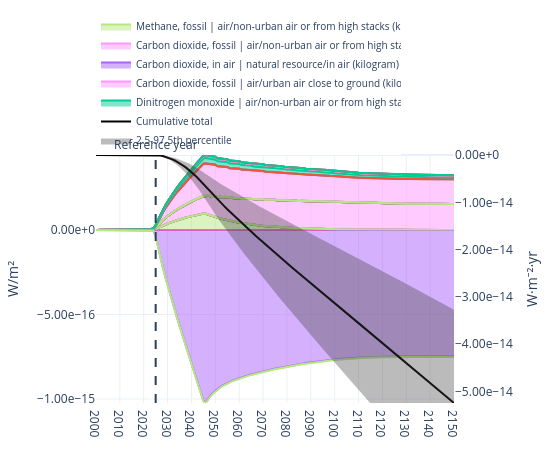

The notebook cell saved with this chart:
### Markdown cell above
### Plot radiative forcing and temperature

### Code cell
plot_rf(
    trails=trails,
    reference_year=ref_year,
    by="flow",
    year_range=(2000, 2150),
    year_tick=10,
)

### Figure 1 — Plotly figure (JSON) as saved in the notebook; plotly's stock layout.template omitted (floating-point values rounded to 4 significant figures; data arrays with more than 128 entries replaced by an {"elided": "..."} marker saying what was removed)
{"data": [{"hoverinfo": "skip", "legendgroup": "root::80", "meta": "Carbon dioxide, fossil |<br>air/lower<br>stratosphere + upper troposphere (kilogram)", "mode": "lines", "name": "Carbon dioxide, fossil | air/lower stratosphere + upper troposphere (kilogram)", "showlegend": false, "stackgroup": "positive", "type": "scatter", "x": {"elided": "151 int values"}, "y": {"elided": "151 float values"}}, {"hoverinfo": "skip", "legendgroup": "root::304", "meta": "Hexafluoroethane |<br>air/unspecified (kilogram)", "mode": "lines", "name": "Hexafluoroethane | air/unspecified (kilogram)", "showlegend": false, "stackgroup": "positive", "type": "scatter", "x": {"elided": "151 int values"}, "y": {"elided": "151 float values"}}, {"hoverinfo": "skip", "legendgroup": "root::334", "meta": "Trifluoromethane |<br>air/urban air close to<br>ground (kilogram)", "mode": "lines", "name": "Trifluoromethane | air/urban air close to ground (kilogram)", "showlegend": false, "stackgroup": "positive", "type": "scatter", "x": {"elided": "151 int values"}, "y": {"elided": "151 float values"}}, {"hoverinfo": "skip", "legendgroup": "root::344", "meta": "Bromomethane |<br>air/unspecified (kilogram)", "mode": "lines", "name": "Bromomethane | air/unspecified (kilogram)", "showlegend": false, "stackgroup": "positive", "type": "scatter", "x": {"elided": "151 int values"}, "y": {"elided": "151 float values"}}, {"hoverinfo": "skip", "legendgroup": "root::528", "meta": "Carbon dioxide, non-fossil |<br>air/urban air<br>close to ground (kilogram)", "mode": "lines", "name": "Carbon dioxide, non-fossil | air/urban air close to ground (kilogram)", "showlegend": false, "stackgroup": "positive", "type": "scatter", "x": {"elided": "151 int values"}, "y": {"elided": "151 float values"}}, {"hoverinfo": "skip", "legendgroup": "root::556", "meta": "1,1,2-Trichloro-1,2,2-trifluoroethane |<br>air/urban air close to ground (kilogram)", "mode": "lines", "name": "1,1,2-Trichloro-1,2,2-trifluoroethane | air/urban air close to ground (kilogram)", "showlegend": false, "stackgroup": "positive", "type": "scatter", "x": {"elided": "151 int values"}, "y": {"elided": "151 float values"}}, {"hoverinfo": "skip", "legendgroup": "root::564", "meta": "Sulfur hexafluoride |<br>air/urban air close to<br>ground (kilogram)", "mode": "lines", "name": "Sulfur hexafluoride | air/urban air close to ground (kilogram)", "showlegend": false, "stackgroup": "positive", "type": "scatter", "x": {"elided": "151 int values"}, "y": {"elided": "151 float values"}}, {"hovertemplate": "<b>%{meta}</b><br>Year: %{x}<br>W/m²: %{y:.6g}<extra></extra>", "legendgroup": "root::817", "meta": "Methane, fossil |<br>air/non-urban air or from<br>high stacks (kilogram)", "mode": "lines", "name": "Methane, fossil | air/non-urban air or from high stacks (kilogram)", "showlegend": true, "stackgroup": "positive", "type": "scatter", "x": {"elided": "151 int values"}, "y": {"elided": "151 float values"}}, {"hoverinfo": "skip", "legendgroup": "root::856", "meta": "1,1,1,2-Tetrafluoroethane |<br>air/unspecified<br>(kilogram)", "mode": "lines", "name": "1,1,1,2-Tetrafluoroethane | air/unspecified (kilogram)", "showlegend": false, "stackgroup": "positive", "type": "scatter", "x": {"elided": "151 int values"}, "y": {"elided": "151 float values"}}, {"hoverinfo": "skip", "legendgroup": "root::889", "meta": "Bromomethane |<br>air/urban air close to ground<br>(kilogram)", "mode": "lines", "name": "Bromomethane | air/urban air close to ground (kilogram)", "showlegend": false, "stackgroup": "positive", "type": "scatter", "x": {"elided": "151 int values"}, "y": {"elided": "151 float values"}}, {"hoverinfo": "skip", "legendgroup": "root::1121", "meta": "1,1,2-Trichloro-1,2,2-trifluoroethane |<br>air/non-urban air or from high stacks<br>(kilogram)", "mode": "lines", "name": "1,1,2-Trichloro-1,2,2-trifluoroethane | air/non-urban air or from high stacks (kilogram)", "showlegend": false, "stackgroup": "positive", "type": "scatter", "x": {"elided": "151 int values"}, "y": {"elided": "151 float values"}}, {"hoverinfo": "skip", "legendgroup": "root::1219", "meta": "Tetrafluoromethane |<br>air/unspecified<br>(kilogram)", "mode": "lines", "name": "Tetrafluoromethane | air/unspecified (kilogram)", "showlegend": false, "stackgroup": "positive", "type": "scatter", "x": {"elided": "151 int values"}, "y": {"elided": "151 float values"}}, {"hoverinfo": "skip", "legendgroup": "root::1323", "meta": "1,1-Difluoroethane |<br>air/non-urban air or<br>from high stacks (kilogram)", "mode": "lines", "name": "1,1-Difluoroethane | air/non-urban air or from high stacks (kilogram)", "showlegend": false, "stackgroup": "positive", "type": "scatter", "x": {"elided": "151 int values"}, "y": {"elided": "151 float values"}}, {"hoverinfo": "skip", "legendgroup": "root::1470", "meta": "Carbon dioxide, from soil or biomass stock |<br>air/non-urban air or from high stacks<br>(kilogram)", "mode": "lines", "name": "Carbon dioxide, from soil or biomass stock | air/non-urban air or from high stacks (kilogram)", "showlegend": false, "stackgroup": "positive", "type": "scatter", "x": {"elided": "151 int values"}, "y": {"elided": "151 float values"}}, {"hoverinfo": "skip", "legendgroup": "root::1765", "meta": "Methane, fossil |<br>air/low population density,<br>long-term (kilogram)", "mode": "lines", "name": "Methane, fossil | air/low population density, long-term (kilogram)", "showlegend": false, "stackgroup": "positive", "type": "scatter", "x": {"elided": "151 int values"}, "y": {"elided": "151 float values"}}, {"hoverinfo": "skip", "legendgroup": "root::1808", "meta": "Bromotrifluoromethane |<br>air/non-urban air or<br>from high stacks (kilogram)", "mode": "lines", "name": "Bromotrifluoromethane | air/non-urban air or from high stacks (kilogram)", "showlegend": false, "stackgroup": "positive", "type": "scatter", "x": {"elided": "151 int values"}, "y": {"elided": "151 float values"}}, {"hoverinfo": "skip", "legendgroup": "root::1915", "meta": "Methane, non-fossil |<br>air/unspecified<br>(kilogram)", "mode": "lines", "name": "Methane, non-fossil | air/unspecified (kilogram)", "showlegend": false, "stackgroup": "positive", "type": "scatter", "x": {"elided": "151 int values"}, "y": {"elided": "151 float values"}}, {"hoverinfo": "skip", "legendgroup": "root::2008", "meta": "Dichloromethane |<br>air/unspecified (kilogram)", "mode": "lines", "name": "Dichloromethane | air/unspecified (kilogram)", "showlegend": false, "stackgroup": "positive", "type": "scatter", "x": {"elided": "151 int values"}, "y": {"elided": "151 float values"}}, {"hovertemplate": "<b>%{meta}</b><br>Year: %{x}<br>W/m²: %{y:.6g}<extra></extra>", "legendgroup": "root::2278", "meta": "Carbon dioxide, fossil |<br>air/non-urban air or<br>from high stacks (kilogram)", "mode": "lines", "name": "Carbon dioxide, fossil | air/non-urban air or from high stacks (kilogram)", "showlegend": true, "stackgroup": "positive", "type": "scatter", "x": {"elided": "151 int values"}, "y": {"elided": "151 float values"}}, {"hoverinfo": "skip", "legendgroup": "root::2326", "meta": "Dichlorodifluoromethane |<br>air/urban air close<br>to ground (kilogram)", "mode": "lines", "name": "Dichlorodifluoromethane | air/urban air close to ground (kilogram)", "showlegend": false, "stackgroup": "positive", "type": "scatter", "x": {"elided": "151 int values"}, "y": {"elided": "151 float values"}}, {"hoverinfo": "skip", "legendgroup": "root::2477", "meta": "Carbon dioxide, non-fossil |<br>air/unspecified<br>(kilogram)", "mode": "lines", "name": "Carbon dioxide, non-fossil | air/unspecified (kilogram)", "showlegend": false, "stackgroup": "positive", "type": "scatter", "x": {"elided": "151 int values"}, "y": {"elided": "151 float values"}}, {"hoverinfo": "skip", "legendgroup": "root::2581", "meta": "1,1,2-Trichloro-1,2,2-trifluoroethane |<br>air/unspecified (kilogram)", "mode": "lines", "name": "1,1,2-Trichloro-1,2,2-trifluoroethane | air/unspecified (kilogram)", "showlegend": false, "stackgroup": "positive", "type": "scatter", "x": {"elided": "151 int values"}, "y": {"elided": "151 float values"}}, {"hoverinfo": "skip", "legendgroup": "root::2685", "meta": "Methane, non-fossil |<br>air/urban air close to<br>ground (kilogram)", "mode": "lines", "name": "Methane, non-fossil | air/urban air close to ground (kilogram)", "showlegend": false, "stackgroup": "positive", "type": "scatter", "x": {"elided": "151 int values"}, "y": {"elided": "151 float values"}}, {"hoverinfo": "skip", "legendgroup": "root::2759", "meta": "Dichloromethane |<br>air/urban air close to<br>ground (kilogram)", "mode": "lines", "name": "Dichloromethane | air/urban air close to ground (kilogram)", "showlegend": false, "stackgroup": "positive", "type": "scatter", "x": {"elided": "151 int values"}, "y": {"elided": "151 float values"}}, {"hoverinfo": "skip", "legendgroup": "root::3649", "meta": "Tetrafluoromethane |<br>air/urban air close to<br>ground (kilogram)", "mode": "lines", "name": "Tetrafluoromethane | air/urban air close to ground (kilogram)", "showlegend": false, "stackgroup": "positive", "type": "scatter", "x": {"elided": "151 int values"}, "y": {"elided": "151 float values"}}, {"hoverinfo": "skip", "legendgroup": "root::4068", "meta": "Methane, fossil |<br>air/urban air close to<br>ground (kilogram)", "mode": "lines", "name": "Methane, fossil | air/urban air close to ground (kilogram)", "showlegend": false, "stackgroup": "positive", "type": "scatter", "x": {"elided": "151 int values"}, "y": {"elided": "151 float values"}}, {"hoverinfo": "skip", "legendgroup": "root::4371", "meta": "Sulfur hexafluoride |<br>air/non-urban air or<br>from high stacks (kilogram)", "mode": "lines", "name": "Sulfur hexafluoride | air/non-urban air or from high stacks (kilogram)", "showlegend": false, "stackgroup": "positive", "type": "scatter", "x": {"elided": "151 int values"}, "y": {"elided": "151 float values"}}, {"hoverinfo": "skip", "legendgroup": "root::4444", "meta": "Chlorodifluoromethane |<br>air/unspecified<br>(kilogram)", "mode": "lines", "name": "Chlorodifluoromethane | air/unspecified (kilogram)", "showlegend": false, "stackgroup": "positive", "type": "scatter", "x": {"elided": "151 int values"}, "y": {"elided": "151 float values"}}, {"hoverinfo": "skip", "legendgroup": "root::4578", "meta": "1,1-Difluoroethane |<br>air/unspecified<br>(kilogram)", "mode": "lines", "name": "1,1-Difluoroethane | air/unspecified (kilogram)", "showlegend": false, "stackgroup": "positive", "type": "scatter", "x": {"elided": "151 int values"}, "y": {"elided": "151 float values"}}, {"hoverinfo": "skip", "legendgroup": "root::4588", "meta": "Dinitrogen monoxide |<br>air/low population<br>density, long-term (kilogram)", "mode": "lines", "name": "Dinitrogen monoxide | air/low population density, long-term (kilogram)", "showlegend": false, "stackgroup": "positive", "type": "scatter", "x": {"elided": "151 int values"}, "y": {"elided": "151 float values"}}, {"hoverinfo": "skip", "legendgroup": "root::4656", "meta": "Sulfur hexafluoride |<br>air/unspecified<br>(kilogram)", "mode": "lines", "name": "Sulfur hexafluoride | air/unspecified (kilogram)", "showlegend": false, "stackgroup": "positive", "type": "scatter", "x": {"elided": "151 int values"}, "y": {"elided": "151 float values"}}, {"hoverinfo": "skip", "legendgroup": "root::5031", "meta": "Carbon dioxide, non-fossil |<br>air/non-urban<br>air or from high stacks (kilogram)", "mode": "lines", "name": "Carbon dioxide, non-fossil | air/non-urban air or from high stacks (kilogram)", "showlegend": false, "stackgroup": "positive", "type": "scatter", "x": {"elided": "151 int values"}, "y": {"elided": "151 float values"}}, {"hoverinfo": "skip", "legendgroup": "root::5219", "meta": "Dinitrogen monoxide |<br>air/urban air close to<br>ground (kilogram)", "mode": "lines", "name": "Dinitrogen monoxide | air/urban air close to ground (kilogram)", "showlegend": false, "stackgroup": "positive", "type": "scatter", "x": {"elided": "151 int values"}, "y": {"elided": "151 float values"}}, {"hovertemplate": "<b>%{meta}</b><br>Year: %{x}<br>W/m²: %{y:.6g}<extra></extra>", "legendgroup": "root::5291", "meta": "Carbon dioxide, in air |<br>natural resource/in<br>air (kilogram)", "mode": "lines", "name": "Carbon dioxide, in air | natural resource/in air (kilogram)", "showlegend": true, "stackgroup": "negative", "type": "scatter", "x": {"elided": "151 int values"}, "y": {"elided": "151 float values"}}, {"hoverinfo": "skip", "legendgroup": "root::5603", "meta": "Trifluoromethane |<br>air/non-urban air or from<br>high stacks (kilogram)", "mode": "lines", "name": "Trifluoromethane | air/non-urban air or from high stacks (kilogram)", "showlegend": false, "stackgroup": "positive", "type": "scatter", "x": {"elided": "151 int values"}, "y": {"elided": "151 float values"}}, {"hoverinfo": "skip", "legendgroup": "root::5773", "meta": "Methane, from soil or biomass stock |<br>air/non-urban air or from high stacks<br>(kilogram)", "mode": "lines", "name": "Methane, from soil or biomass stock | air/non-urban air or from high stacks (kilogram)", "showlegend": false, "stackgroup": "positive", "type": "scatter", "x": {"elided": "151 int values"}, "y": {"elided": "151 float values"}}, {"hoverinfo": "skip", "legendgroup": "root::5816", "meta": "1,1,1,2-Tetrafluoroethane |<br>air/non-urban air<br>or from high stacks (kilogram)", "mode": "lines", "name": "1,1,1,2-Tetrafluoroethane | air/non-urban air or from high stacks (kilogram)", "showlegend": false, "stackgroup": "positive", "type": "scatter", "x": {"elided": "151 int values"}, "y": {"elided": "151 float values"}}, {"hoverinfo": "skip", "legendgroup": "root::6433", "meta": "Methane, non-fossil |<br>air/non-urban air or<br>from high stacks (kilogram)", "mode": "lines", "name": "Methane, non-fossil | air/non-urban air or from high stacks (kilogram)", "showlegend": false, "stackgroup": "positive", "type": "scatter", "x": {"elided": "151 int values"}, "y": {"elided": "151 float values"}}, {"hovertemplate": "<b>%{meta}</b><br>Year: %{x}<br>W/m²: %{y:.6g}<extra></extra>", "legendgroup": "root::6505", "meta": "Carbon dioxide, fossil |<br>air/urban air close<br>to ground (kilogram)", "mode": "lines", "name": "Carbon dioxide, fossil | air/urban air close to ground (kilogram)", "showlegend": true, "stackgroup": "positive", "type": "scatter", "x": {"elided": "151 int values"}, "y": {"elided": "151 float values"}}, {"hoverinfo": "skip", "legendgroup": "root::6697", "meta": "1,1-Difluoroethane |<br>air/urban air close to<br>ground (kilogram)", "mode": "lines", "name": "1,1-Difluoroethane | air/urban air close to ground (kilogram)", "showlegend": false, "stackgroup": "positive", "type": "scatter", "x": {"elided": "151 int values"}, "y": {"elided": "151 float values"}}, {"hoverinfo": "skip", "legendgroup": "root::7099", "meta": "Methane, fossil |<br>air/unspecified (kilogram)", "mode": "lines", "name": "Methane, fossil | air/unspecified (kilogram)", "showlegend": false, "stackgroup": "positive", "type": "scatter", "x": {"elided": "151 int values"}, "y": {"elided": "151 float values"}}, {"hoverinfo": "skip", "legendgroup": "root::7249", "meta": "Chlorodifluoromethane |<br>air/non-urban air or<br>from high stacks (kilogram)", "mode": "lines", "name": "Chlorodifluoromethane | air/non-urban air or from high stacks (kilogram)", "showlegend": false, "stackgroup": "positive", "type": "scatter", "x": {"elided": "151 int values"}, "y": {"elided": "151 float values"}}, {"hovertemplate": "<b>%{meta}</b><br>Year: %{x}<br>W/m²: %{y:.6g}<extra></extra>", "legendgroup": "root::7377", "meta": "Dinitrogen monoxide |<br>air/non-urban air or<br>from high stacks (kilogram)", "mode": "lines", "name": "Dinitrogen monoxide | air/non-urban air or from high stacks (kilogram)", "showlegend": true, "stackgroup": "positive", "type": "scatter", "x": {"elided": "151 int values"}, "y": {"elided": "151 float values"}}, {"hoverinfo": "skip", "legendgroup": "root::7983", "meta": "Carbon dioxide, fossil |<br>air/unspecified<br>(kilogram)", "mode": "lines", "name": "Carbon dioxide, fossil | air/unspecified (kilogram)", "showlegend": false, "stackgroup": "positive", "type": "scatter", "x": {"elided": "151 int values"}, "y": {"elided": "151 float values"}}, {"hoverinfo": "skip", "legendgroup": "root::8353", "meta": "Bromotrifluoromethane |<br>air/urban air close<br>to ground (kilogram)", "mode": "lines", "name": "Bromotrifluoromethane | air/urban air close to ground (kilogram)", "showlegend": false, "stackgroup": "positive", "type": "scatter", "x": {"elided": "151 int values"}, "y": {"elided": "151 float values"}}, {"hoverinfo": "skip", "legendgroup": "root::8441", "meta": "1,1,1,2-Tetrafluoroethane |<br>air/urban air<br>close to ground (kilogram)", "mode": "lines", "name": "1,1,1,2-Tetrafluoroethane | air/urban air close to ground (kilogram)", "showlegend": false, "stackgroup": "positive", "type": "scatter", "x": {"elided": "151 int values"}, "y": {"elided": "151 float values"}}, {"hoverinfo": "skip", "legendgroup": "root::8706", "meta": "Carbon dioxide, from soil or biomass stock |<br>air/unspecified (kilogram)", "mode": "lines", "name": "Carbon dioxide, from soil or biomass stock | air/unspecified (kilogram)", "showlegend": false, "stackgroup": "positive", "type": "scatter", "x": {"elided": "151 int values"}, "y": {"elided": "151 float values"}}, {"hoverinfo": "skip", "legendgroup": "root::8778", "meta": "Carbon dioxide, non-fossil, resource<br>correction |<br>natural resource/in air<br>(kilogram)", "mode": "lines", "name": "Carbon dioxide, non-fossil, resource correction | natural resource/in air (kilogram)", "showlegend": false, "stackgroup": "negative", "type": "scatter", "x": {"elided": "151 int values"}, "y": {"elided": "151 float values"}}, {"hoverinfo": "skip", "legendgroup": "root::9209", "meta": "Difluoromethane |<br>air/unspecified (kilogram)", "mode": "lines", "name": "Difluoromethane | air/unspecified (kilogram)", "showlegend": false, "stackgroup": "positive", "type": "scatter", "x": {"elided": "151 int values"}, "y": {"elided": "151 float values"}}, {"hoverinfo": "skip", "legendgroup": "root::9226", "meta": "Dinitrogen monoxide |<br>air/unspecified<br>(kilogram)", "mode": "lines", "name": "Dinitrogen monoxide | air/unspecified (kilogram)", "showlegend": false, "stackgroup": "positive", "type": "scatter", "x": {"elided": "151 int values"}, "y": {"elided": "151 float values"}}, {"hoverinfo": "skip", "legendgroup": "root::9415", "meta": "Dichloromethane |<br>air/non-urban air or from<br>high stacks (kilogram)", "mode": "lines", "name": "Dichloromethane | air/non-urban air or from high stacks (kilogram)", "showlegend": false, "stackgroup": "positive", "type": "scatter", "x": {"elided": "151 int values"}, "y": {"elided": "151 float values"}}, {"hoverinfo": "skip", "legendgroup": "root::9451", "meta": "Hexafluoroethane |<br>air/urban air close to<br>ground (kilogram)", "mode": "lines", "name": "Hexafluoroethane | air/urban air close to ground (kilogram)", "showlegend": false, "stackgroup": "positive", "type": "scatter", "x": {"elided": "151 int values"}, "y": {"elided": "151 float values"}}, {"hoverinfo": "skip", "legendgroup": "root::9565", "meta": "Chlorodifluoromethane |<br>air/urban air close<br>to ground (kilogram)", "mode": "lines", "name": "Chlorodifluoromethane | air/urban air close to ground (kilogram)", "showlegend": false, "stackgroup": "positive", "type": "scatter", "x": {"elided": "151 int values"}, "y": {"elided": "151 float values"}}, {"hovertemplate": "<b>Cumulative total</b><br>Year: %{x}<br>W·m⁻²·yr: %{y:.6g}<extra></extra>", "line": {"color": "black", "width": 2}, "mode": "lines", "name": "Cumulative total", "showlegend": true, "type": "scatter", "x": {"elided": "151 int values"}, "y": {"elided": "151 float values"}, "yaxis": "y2"}, {"hoverinfo": "skip", "line": {"width": 0}, "mode": "lines", "showlegend": false, "type": "scatter", "x": {"elided": "151 int values"}, "y": {"elided": "151 float values"}, "yaxis": "y2"}, {"fill": "tonexty", "fillcolor": "rgba(60,60,60,0.35)", "line": {"width": 0}, "mode": "lines", "name": "2.5-97.5th percentile", "type": "scatter", "x": {"elided": "151 int values"}, "y": {"elided": "151 float values"}, "yaxis": "y2"}], "layout": {"annotations": [{"showarrow": false, "text": "Reference year", "x": 2025, "xanchor": "center", "xref": "x", "y": 1, "yanchor": "bottom", "yref": "y domain"}, {"showarrow": false, "text": "Radiative forcing by gas/flow", "x": 0.5, "xanchor": "center", "xref": "paper", "y": -0.2, "yanchor": "top", "yref": "paper"}], "height": 450, "hoverlabel": {"align": "left", "font": {"size": 11}}, "hovermode": "x unified", "legend": {"entrywidth": 260, "entrywidthmode": "pixels", "font": {"size": 10}, "groupclick": "togglegroup", "orientation": "h", "tracegroupgap": 0, "x": 0, "xanchor": "left", "y": 1, "yanchor": "bottom"}, "margin": {"b": 40, "l": 60, "r": 60, "t": 119}, "shapes": [{"line": {"dash": "dash", "width": 2}, "type": "line", "x0": 2025, "x1": 2025, "xref": "x", "y0": 0, "y1": 1, "yref": "y domain"}], "title": {"text": "", "x": 0.5, "xanchor": "center"}, "width": 550, "xaxis": {"dtick": 10, "range": [2000, 2150], "showgrid": true, "tick0": 2000, "tickmode": "linear"}, "yaxis": {"exponentformat": "e", "range": [-1.024e-15, 4.44e-16], "showexponent": "all", "showgrid": true, "tickformat": ".2e", "title": {"text": "W/m²"}, "type": "linear"}, "yaxis2": {"exponentformat": "e", "overlaying": "y", "range": [-5.248e-14, 1.577e-17], "showexponent": "all", "showgrid": false, "side": "right", "tickformat": ".2e", "title": {"text": "W·m⁻²·yr"}}}}
